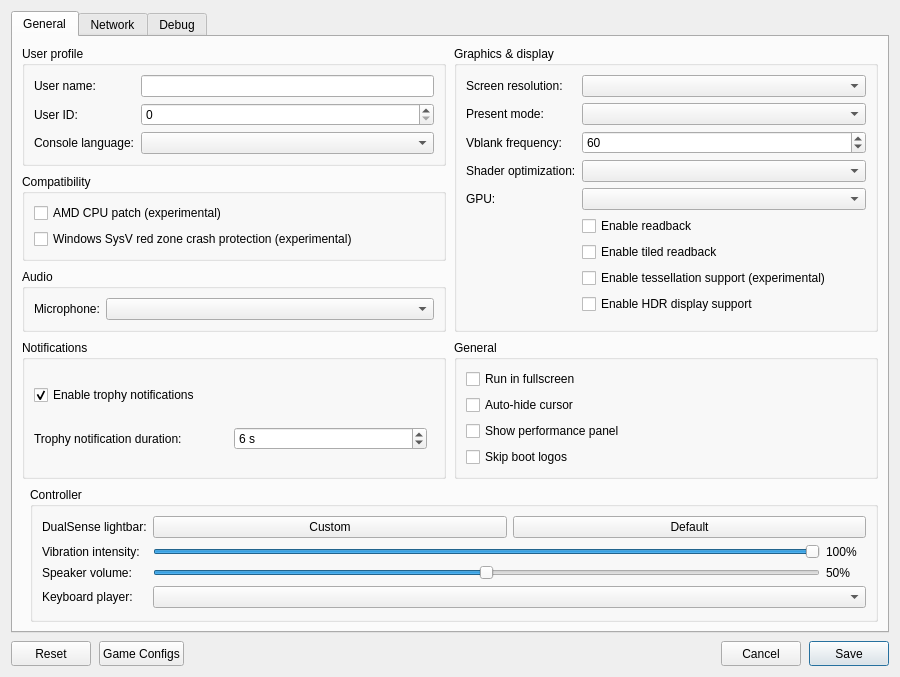
<?xml version="1.0" encoding="UTF-8"?>
<ui version="4.0">
 <class>ConfigurationEditDialog</class>
 <widget class="QDialog" name="ConfigurationEditDialog">
  <property name="geometry">
   <rect>
    <x>0</x>
    <y>0</y>
    <width>900</width>
    <height>620</height>
   </rect>
  </property>
  <property name="windowTitle">
   <string>Settings</string>
  </property>
  <property name="locale">
   <locale language="English" country="UnitedStates"/>
  </property>
  <layout class="QVBoxLayout" name="dialogLayout">
   <property name="spacing"><number>8</number></property>
   <item>
    <widget class="QTabWidget" name="settings_tabs">
     <property name="currentIndex"><number>0</number></property>
     <widget class="QWidget" name="settings_tab">
      <attribute name="title"><string>General</string></attribute>
      <layout class="QGridLayout" name="gridLayout">
       <property name="horizontalSpacing">
        <number>8</number>
       </property>
       <property name="verticalSpacing">
        <number>8</number>
       </property>
       <item row="0" column="0" colspan="2">
        <layout class="QGridLayout" name="sectionsLayout" columnstretch="1,1">
         <property name="horizontalSpacing">
          <number>8</number>
         </property>
         <property name="verticalSpacing">
          <number>8</number>
         </property>
         <item row="0" column="0">
          <widget class="QGroupBox" name="user_profile_group">
           <property name="title">
            <string>User profile</string>
           </property>
           <layout class="QFormLayout" name="userProfileLayout">
            <property name="fieldGrowthPolicy">
             <enum>QFormLayout::AllNonFixedFieldsGrow</enum>
            </property>
            <item row="0" column="0">
             <widget class="QLabel" name="label_user_name">
              <property name="text"><string>User name:</string></property>
             </widget>
            </item>
            <item row="0" column="1">
             <widget class="MandatoryLineEdit" name="lineEdit_user_name">
              <property name="toolTip"><string>Local user name exposed to games</string></property>
              <property name="clearButtonEnabled"><bool>true</bool></property>
             </widget>
            </item>
            <item row="1" column="0">
             <widget class="QLabel" name="label_user_id">
              <property name="text"><string>User ID:</string></property>
             </widget>
            </item>
            <item row="1" column="1">
             <widget class="QSpinBox" name="spinBox_user_id">
              <property name="toolTip"><string>Local user ID exposed to games</string></property>
             </widget>
            </item>
            <item row="2" column="0">
             <widget class="QLabel" name="label_console_language">
              <property name="text"><string>Console language:</string></property>
             </widget>
            </item>
            <item row="2" column="1">
             <widget class="QComboBox" name="comboBox_console_language">
              <property name="toolTip"><string>Language</string></property>
             </widget>
            </item>
           </layout>
          </widget>
         </item>
         <item row="2" column="0">
          <widget class="QGroupBox" name="audio_group">
           <property name="title"><string>Audio</string></property>
           <layout class="QFormLayout" name="audioLayout">
            <property name="fieldGrowthPolicy">
             <enum>QFormLayout::AllNonFixedFieldsGrow</enum>
            </property>
            <item row="0" column="0">
             <widget class="QLabel" name="label_audio_input_device">
              <property name="text"><string>Microphone:</string></property>
             </widget>
            </item>
            <item row="0" column="1">
             <widget class="QComboBox" name="comboBox_audio_input_device"/>
            </item>
           </layout>
          </widget>
         </item>
         <item row="0" column="1" rowspan="3">
          <widget class="QGroupBox" name="graphics_group">
           <property name="title">
            <string>Graphics &amp;&amp; display</string>
           </property>
           <layout class="QFormLayout" name="graphicsLayout">
            <property name="fieldGrowthPolicy">
             <enum>QFormLayout::AllNonFixedFieldsGrow</enum>
            </property>
            <item row="0" column="0">
             <widget class="QLabel" name="label_screen_resolution">
              <property name="text"><string>Screen resolution:</string></property>
             </widget>
            </item>
            <item row="0" column="1">
             <widget class="QComboBox" name="comboBox_screen_resolution">
              <property name="toolTip"><string>Window resolution</string></property>
             </widget>
            </item>
            <item row="1" column="0">
             <widget class="QLabel" name="label_present_mode">
              <property name="text"><string>Present mode:</string></property>
             </widget>
            </item>
            <item row="1" column="1">
             <widget class="QComboBox" name="comboBox_present_mode">
              <property name="toolTip"><string>Vulkan swapchain presentation mode</string></property>
             </widget>
            </item>
            <item row="2" column="0">
             <widget class="QLabel" name="label_vblank_frequency">
              <property name="text"><string>Vblank frequency:</string></property>
             </widget>
            </item>
            <item row="2" column="1">
             <widget class="QSpinBox" name="spinBox_vblank_frequency">
              <property name="toolTip"><string>Virtual display refresh rate used for frame pacing</string></property>
              <property name="minimum"><number>30</number></property>
              <property name="maximum"><number>360</number></property>
              <property name="value"><number>60</number></property>
             </widget>
            </item>
            <item row="3" column="0">
             <widget class="QLabel" name="label_shader_optimization">
              <property name="text"><string>Shader optimization:</string></property>
             </widget>
            </item>
            <item row="3" column="1">
             <widget class="QComboBox" name="comboBox_shader_optimization_type">
              <property name="toolTip"><string>Optimize shaders for code size or performance</string></property>
             </widget>
            </item>
            <item row="4" column="0">
             <widget class="QLabel" name="label_gpu">
              <property name="text"><string>GPU:</string></property>
             </widget>
            </item>
            <item row="4" column="1">
             <widget class="QComboBox" name="comboBox_gpu">
              <property name="toolTip"><string>Graphics device used by the emulator</string></property>
             </widget>
            </item>
            <item row="5" column="1">
             <widget class="QCheckBox" name="checkBox_readback">
              <property name="toolTip"><string>Read back writable linear images</string></property>
              <property name="text"><string>Enable readback</string></property>
             </widget>
            </item>
            <item row="6" column="1">
             <widget class="QCheckBox" name="checkBox_readback_tiled">
              <property name="toolTip"><string>Read back small writable tiled images</string></property>
              <property name="text"><string>Enable tiled readback</string></property>
             </widget>
            </item>
            <item row="7" column="1">
             <widget class="QCheckBox" name="checkBox_tessellation">
              <property name="toolTip"><string>Draw tessellated geometry. Disabled by default; unsupported tessellation may cause crashes.</string></property>
              <property name="text"><string>Enable tessellation support (experimental)</string></property>
             </widget>
            </item>
            <item row="8" column="1">
             <widget class="QCheckBox" name="checkBox_hdr">
              <property name="toolTip"><string>Enable HDR10 output for supported games. Requires HDR enabled on the host display.</string></property>
              <property name="text"><string>Enable HDR display support</string></property>
             </widget>
            </item>
           </layout>
          </widget>
         </item>
         <item row="3" column="0">
          <widget class="QGroupBox" name="notifications_group">
           <property name="title"><string>Notifications</string></property>
           <layout class="QVBoxLayout" name="notificationsLayout">
            <item>
             <widget class="QCheckBox" name="checkBox_trophy_notifications">
              <property name="toolTip"><string>Show trophy unlock notifications and play their sound.
    To use your own sound, replace the emulator's assets/sounds/trophy-unlock.wav with a WAV file and restart the game.</string></property>
              <property name="text"><string>Enable trophy notifications</string></property>
              <property name="checked"><bool>true</bool></property>
             </widget>
            </item>
            <item>
             <layout class="QHBoxLayout" name="trophyDurationLayout">
              <item>
               <widget class="QLabel" name="label_trophy_duration">
                <property name="text"><string>Trophy notification duration:</string></property>
               </widget>
              </item>
              <item>
               <widget class="QSpinBox" name="spinBox_trophy_duration">
                <property name="toolTip"><string>How long each trophy unlock notification stays on screen.</string></property>
                <property name="suffix"><string> s</string></property>
                <property name="minimum"><number>5</number></property>
                <property name="maximum"><number>10</number></property>
                <property name="value"><number>6</number></property>
               </widget>
              </item>
              <item>
               <spacer name="trophyDurationSpacer">
                <property name="orientation"><enum>Qt::Horizontal</enum></property>
               </spacer>
              </item>
             </layout>
            </item>
           </layout>
          </widget>
         </item>
         <item row="3" column="1">
          <widget class="QGroupBox" name="general_group">
           <property name="title"><string>General</string></property>
           <layout class="QVBoxLayout" name="generalLayout">
            <item>
             <widget class="QCheckBox" name="checkBox_fullscreen">
              <property name="toolTip"><string>Run in borderless desktop fullscreen</string></property>
              <property name="text"><string>Run in fullscreen</string></property>
             </widget>
            </item>
            <item>
             <widget class="QCheckBox" name="checkBox_hide_cursor">
              <property name="toolTip"><string>Hide the host cursor after 2 seconds without mouse activity</string></property>
              <property name="text"><string>Auto-hide cursor</string></property>
             </widget>
            </item>
            <item>
             <widget class="QCheckBox" name="checkBox_perf_overlay">
              <property name="toolTip"><string>Show FPS, frame times, CPU/GPU usage, RAM and memory pressure in the game window. Press F2 to toggle it, and add Shift for the detailed view.</string></property>
              <property name="text"><string>Show performance panel</string></property>
             </widget>
            </item>
            <item>
             <widget class="QCheckBox" name="checkBox_skip_notice_screen">
              <property name="toolTip"><string>Skip startup logos and notices in supported games.</string></property>
              <property name="text"><string>Skip boot logos</string></property>
             </widget>
            </item>
           </layout>
          </widget>
         </item>
         <item row="1" column="0">
          <widget class="QGroupBox" name="compatibility_group">
           <property name="title">
            <string>Compatibility</string>
           </property>
           <layout class="QVBoxLayout" name="compatibilityLayout">
            <item>
             <widget class="QCheckBox" name="checkBox_amd_cpu">
              <property name="toolTip"><string>Patch CPU instructions that differ between AMD and the host CPU.</string></property>
              <property name="text"><string>AMD CPU patch (experimental)</string></property>
             </widget>
            </item>
            <item>
             <widget class="QCheckBox" name="checkBox_red_zone_protection">
              <property name="toolTip"><string>Helps prevent crashes in some games on Windows</string></property>
              <property name="text"><string>Windows SysV red zone crash protection (experimental)</string></property>
             </widget>
            </item>
           </layout>
          </widget>
         </item>
        </layout>
       </item>
       <item row="1" column="1">
        <widget class="QGroupBox" name="controller_group">
         <property name="title"><string>Controller</string></property>
         <layout class="QFormLayout" name="controllerLayout">
          <property name="fieldGrowthPolicy"><enum>QFormLayout::AllNonFixedFieldsGrow</enum></property>
          <item row="0" column="0">
           <widget class="QLabel" name="label_controller_color">
            <property name="text"><string>DualSense lightbar:</string></property>
           </widget>
          </item>
          <item row="0" column="1">
           <layout class="QHBoxLayout" name="controllerColorLayout">
            <item>
             <widget class="QPushButton" name="button_controller_color">
              <property name="toolTip"><string>Choose and preview a fixed LED color. Bluetooth DualSense may take several seconds to update.</string></property>
              <property name="text"><string>Custom</string></property>
             </widget>
            </item>
            <item>
             <widget class="QPushButton" name="button_controller_color_reset">
              <property name="toolTip"><string>Let the game control the lightbar</string></property>
              <property name="text"><string>Default</string></property>
             </widget>
            </item>
           </layout>
          </item>
          <item row="1" column="0">
           <widget class="QLabel" name="label_controller_vibration">
            <property name="text"><string>Vibration intensity:</string></property>
           </widget>
          </item>
          <item row="1" column="1">
           <layout class="QHBoxLayout" name="controllerVibrationLayout">
            <item>
             <widget class="QSlider" name="slider_controller_vibration">
              <property name="toolTip"><string>Scale DualSense vibration over USB and Bluetooth</string></property>
              <property name="maximum"><number>100</number></property>
              <property name="value"><number>100</number></property>
              <property name="orientation"><enum>Qt::Horizontal</enum></property>
             </widget>
            </item>
            <item>
             <widget class="QLabel" name="label_controller_vibration_value">
              <property name="minimumSize"><size><width>40</width><height>0</height></size></property>
              <property name="text"><string>100%</string></property>
             </widget>
            </item>
           </layout>
          </item>
          <item row="2" column="0">
           <widget class="QLabel" name="label_controller_volume">
            <property name="text"><string>Speaker volume:</string></property>
           </widget>
          </item>
          <item row="2" column="1">
           <layout class="QHBoxLayout" name="controllerVolumeLayout">
            <item>
             <widget class="QSlider" name="slider_controller_volume">
              <property name="toolTip"><string>Scale the DualSense speaker over USB and Bluetooth. 50% is the previous default; 100% adds 6 dB of gain.</string></property>
              <property name="maximum"><number>100</number></property>
              <property name="value"><number>50</number></property>
              <property name="orientation"><enum>Qt::Horizontal</enum></property>
             </widget>
            </item>
            <item>
             <widget class="QLabel" name="label_controller_volume_value">
              <property name="minimumSize"><size><width>40</width><height>0</height></size></property>
              <property name="text"><string>50%</string></property>
             </widget>
            </item>
           </layout>
          </item>
          <item row="3" column="0">
           <widget class="QLabel" name="label_keyboard_player">
            <property name="text"><string>Keyboard player:</string></property>
           </widget>
          </item>
          <item row="3" column="1">
           <widget class="QComboBox" name="comboBox_keyboard_player">
            <property name="toolTip"><string>Gamepads fill the remaining players in connection order. Every player uses the same input mapping.</string></property>
           </widget>
          </item>
         </layout>
        </widget>
       </item>
      </layout>
     </widget>
     <widget class="QWidget" name="network_tab">
      <attribute name="title"><string>Network</string></attribute>
      <layout class="QVBoxLayout" name="networkTabLayout">
       <item>
        <widget class="QCheckBox" name="checkBox_network_connected">
         <property name="toolTip"><string>Let games use your computer's local network connection.</string></property>
         <property name="text"><string>Enable network connection</string></property>
        </widget>
       </item>
       <item>
        <spacer name="networkSpacer">
         <property name="orientation"><enum>Qt::Vertical</enum></property>
         <property name="sizeHint" stdset="0"><size><width>20</width><height>40</height></size></property>
        </spacer>
       </item>
      </layout>
     </widget>
     <widget class="QWidget" name="debug_tab">
      <attribute name="title"><string>Debug</string></attribute>
      <layout class="QVBoxLayout" name="debugTabLayout">
       <item>
        <widget class="QGroupBox" name="debug_group">
         <property name="title">
          <string>Debugging &amp;&amp; logs</string>
         </property>
         <layout class="QGridLayout" name="debugLayout" columnstretch="0,1,0,1">
          <property name="horizontalSpacing"><number>8</number></property>
          <property name="verticalSpacing"><number>6</number></property>
          <item row="0" column="0" colspan="2">
           <widget class="QCheckBox" name="checkBox_vulkan_validation">
            <property name="toolTip"><string>Enable Vulkan validation layers</string></property>
            <property name="text"><string>Vulkan validation</string></property>
            <property name="checked"><bool>true</bool></property>
           </widget>
          </item>
          <item row="0" column="2" colspan="2">
           <widget class="QCheckBox" name="checkBox_shader_validation">
            <property name="toolTip"><string>Validate SPIR-V binary</string></property>
            <property name="text"><string>Shader validation</string></property>
            <property name="checked"><bool>true</bool></property>
           </widget>
          </item>
          <item row="1" column="0" colspan="2">
           <widget class="QCheckBox" name="checkBox_renderdoc_capture">
            <property name="toolTip"><string>Enable RenderDoc capture</string></property>
            <property name="text"><string>RenderDoc capture</string></property>
           </widget>
          </item>
          <item row="1" column="2" colspan="2">
           <widget class="QCheckBox" name="checkBox_cmd_dump">
            <property name="toolTip"><string>Dump command buffers</string></property>
            <property name="text"><string>Command buffer dump</string></property>
           </widget>
          </item>
          <item row="2" column="0">
           <widget class="QLabel" name="label_shader_log_direction">
            <property name="text"><string>Shader logging:</string></property>
           </widget>
          </item>
          <item row="2" column="1">
           <widget class="QComboBox" name="comboBox_shader_log_direction">
            <property name="toolTip"><string>Dump shaders to file or console window. If enabled may decrease emulator performance</string></property>
           </widget>
          </item>
          <item row="2" column="2">
           <widget class="QLabel" name="label_shader_log_folder">
            <property name="text"><string>Shader log folder:</string></property>
           </widget>
          </item>
          <item row="2" column="3">
           <widget class="MandatoryLineEdit" name="lineEdit_shader_log_folder">
            <property name="toolTip"><string>Specify directory to dump shaders</string></property>
            <property name="clearButtonEnabled"><bool>true</bool></property>
           </widget>
          </item>
          <item row="3" column="0">
           <widget class="QLabel" name="label_printf_direction">
            <property name="text"><string>Printf output:</string></property>
           </widget>
          </item>
          <item row="3" column="1">
           <widget class="QComboBox" name="comboBox_printf_direction">
            <property name="toolTip"><string>Print logs to file or console window. If enabled may decrease emulator performance</string></property>
           </widget>
          </item>
          <item row="3" column="2">
           <widget class="QLabel" name="label_printf_file">
            <property name="text"><string>Printf output file:</string></property>
           </widget>
          </item>
          <item row="3" column="3">
           <widget class="MandatoryLineEdit" name="lineEdit_printf_file">
            <property name="toolTip"><string>Specify file to dump logs</string></property>
            <property name="clearButtonEnabled"><bool>true</bool></property>
           </widget>
          </item>
          <item row="4" column="0">
           <widget class="QCheckBox" name="checkBox_profiler">
            <property name="toolTip"><string>Enable the Tracy profiler. Profiling may decrease emulator performance</string></property>
            <property name="text"><string>Tracy profiler</string></property>
           </widget>
          </item>
          <item row="4" column="2">
           <widget class="QLabel" name="label_cmd_dump_folder">
            <property name="text"><string>Command buffer folder:</string></property>
           </widget>
          </item>
          <item row="4" column="3">
           <widget class="MandatoryLineEdit" name="lineEdit_cmd_dump_folder">
            <property name="toolTip"><string>Specify directory to dump command buffers</string></property>
            <property name="clearButtonEnabled"><bool>true</bool></property>
           </widget>
          </item>
         </layout>
        </widget>
       </item>
       <item>
        <widget class="QGroupBox" name="rendering_compatibility_group">
         <property name="title"><string>Rendering compatibility</string></property>
         <layout class="QVBoxLayout" name="renderingCompatibilityLayout">
          <item>
           <widget class="QLabel" name="label_rendering_compatibility">
            <property name="text"><string>These settings may help with rendering bugs at a slight performance cost.</string></property>
            <property name="wordWrap"><bool>true</bool></property>
           </widget>
          </item>
          <item>
           <widget class="QCheckBox" name="checkBox_sync_raw_image_buffers">
            <property name="toolTip"><string>Can fix missing textures and incorrect transparency (Resident Evil 2).</string></property>
            <property name="text"><string>Accurate texture synchronization</string></property>
           </widget>
          </item>
         </layout>
        </widget>
       </item>
       <item>
        <spacer name="debugSpacer">
         <property name="orientation"><enum>Qt::Vertical</enum></property>
         <property name="sizeHint" stdset="0"><size><width>20</width><height>40</height></size></property>
        </spacer>
       </item>
      </layout>
     </widget>
    </widget>
   </item>
   <item>
    <layout class="QHBoxLayout" name="buttonLayout">
     <item>
     <widget class="QPushButton" name="clear_button">
       <property name="minimumSize"><size><width>80</width><height>25</height></size></property>
       <property name="text"><string>Reset</string></property>
       <property name="toolTip"><string>Restore default settings</string></property>
      </widget>
     </item>
     <item>
      <widget class="QPushButton" name="settings_button">
       <property name="minimumSize"><size><width>80</width><height>25</height></size></property>
       <property name="text"><string>Game Configs</string></property>
       <property name="toolTip"><string>Import or export game configs</string></property>
      </widget>
     </item>
     <item>
      <spacer name="buttonSpacer">
       <property name="orientation"><enum>Qt::Horizontal</enum></property>
       <property name="sizeHint" stdset="0"><size><width>40</width><height>20</height></size></property>
      </spacer>
     </item>
     <item>
      <widget class="QPushButton" name="cancel_button">
       <property name="minimumSize"><size><width>80</width><height>25</height></size></property>
       <property name="text"><string>Cancel</string></property>
      </widget>
     </item>
     <item>
      <widget class="QPushButton" name="ok_button">
       <property name="minimumSize"><size><width>80</width><height>25</height></size></property>
       <property name="text"><string>Save</string></property>
       <property name="default"><bool>true</bool></property>
      </widget>
     </item>
    </layout>
   </item>
  </layout>
 </widget>
 <customwidgets>
  <customwidget>
   <class>MandatoryLineEdit</class>
   <extends>QLineEdit</extends>
   <header>mandatoryLineEdit.h</header>
  </customwidget>
 </customwidgets>
 <resources/>
</ui>
